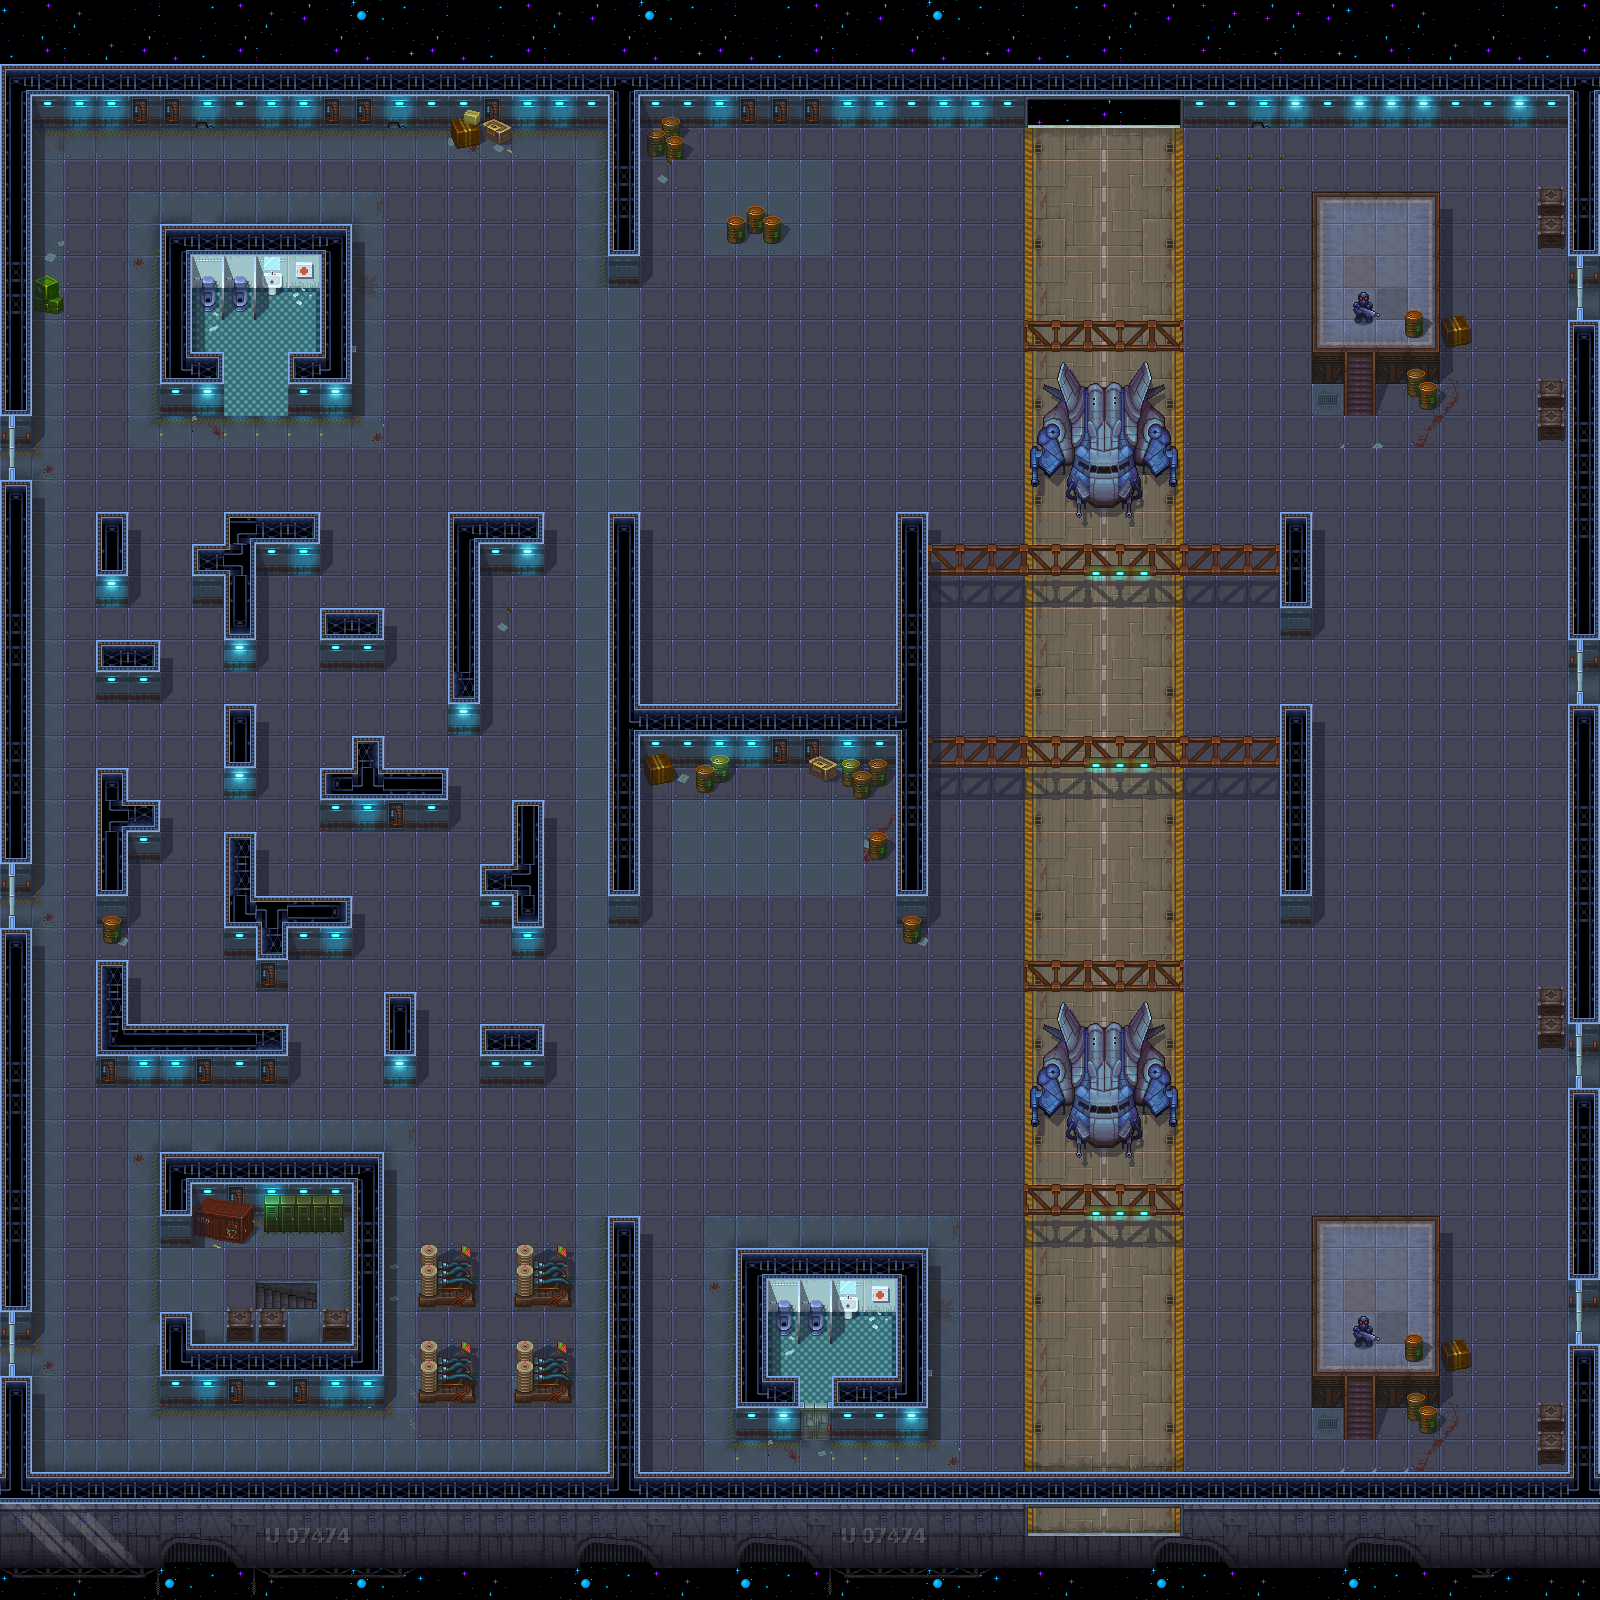

This is a level from a 2D game, rendered from its Tiled map with the project's own tilesets. A one-line summary and the map file follow, with tile-layer data summarised:
An orthogonal 50x50 tile map with 32x32 px tiles, 2 tile layers (base, wall), 2 tilesets.

<map version="1.10" tiledversion="1.10.2" orientation="orthogonal" renderorder="right-down" width="50" height="50" tilewidth="32" tileheight="32" infinite="0" nextlayerid="3" nextobjectid="1">
 <editorsettings>
  <export target="new_map.json" format="json" />
 </editorsettings>
 <tileset firstgid="1" name="base" tilewidth="32" tileheight="32" tilecount="1428" columns="42">
  <image source="Space station._32_2.png" width="1344" height="1088" />
 </tileset>
 <tileset firstgid="1429" name="wires" tilewidth="32" tileheight="32" tilecount="51" columns="17">
  <image source="Tiles.png" width="544" height="96" />
 </tileset>
 <layer id="2" name="base" width="50" height="50">
  <data>[2500 cells, 1553 non-empty, 189 distinct tile ids]</data>
 </layer>
 <layer id="1" name="wall" width="50" height="50">
  <data>[2500 cells, 953 non-empty, 507 distinct tile ids]</data>
 </layer>
</map>
